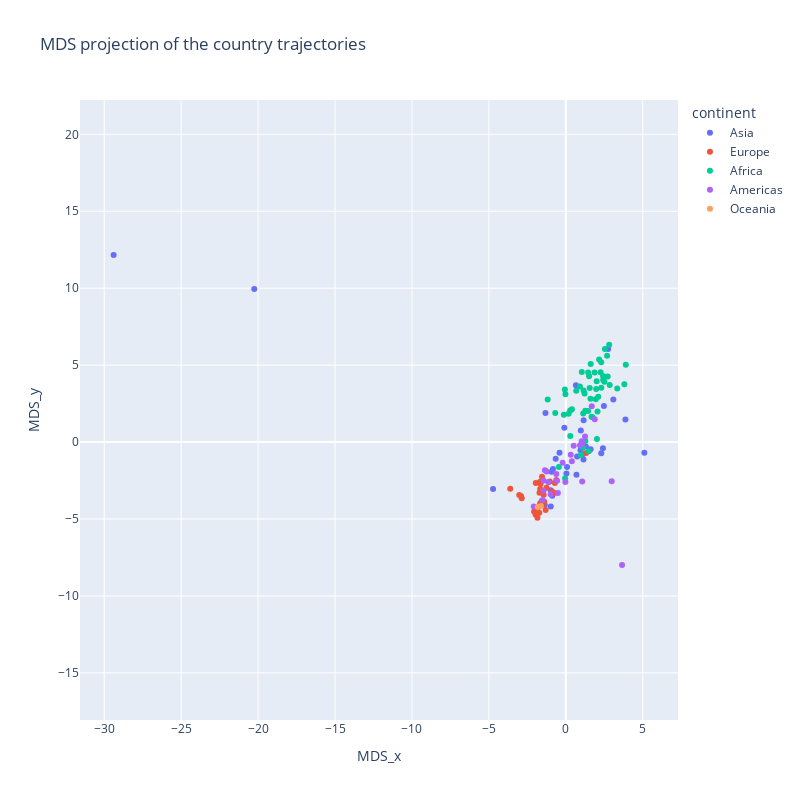

The notebook cell this image was saved under:
### Code cell
fig = px.scatter(projections, x="MDS_x", y="MDS_y", hover_name="country", 
                  color="continent",
                 width=800, height=800, 
                 title="MDS projection of the country trajectories")

fig.update_yaxes(
    scaleanchor = "x",
    scaleratio = 1,
  )



fig.show()

### Figure 1 — Plotly figure (JSON) as saved in the notebook; plotly's stock layout.template omitted (floating-point values rounded to 4 significant figures)
{"data": [{"hovertemplate": "<b>%{hovertext}</b><br><br>continent=Asia<br>MDS_x=%{x}<br>MDS_y=%{y}<extra></extra>", "hovertext": ["Afghanistan", "Bahrain", "Bangladesh", "Cambodia", "China", "Hong Kong, China", "India", "Indonesia", "Iran", "Iraq", "Israel", "Japan", "Jordan", "Korea, Dem. Rep.", "Korea, Rep.", "Lebanon", "Malaysia", "Mongolia", "Myanmar", "Nepal", "Oman", "Pakistan", "Philippines", "Saudi Arabia", "Singapore", "Sri Lanka", "Syria", "Taiwan", "Thailand", "Vietnam", "West Bank and Gaza", "Yemen, Rep."], "legendgroup": "Asia", "marker": {"color": "#636efa", "symbol": "circle"}, "mode": "markers", "name": "Asia", "orientation": "v", "showlegend": true, "type": "scatter", "x": [2.748, 0.03944, 3.874, 0.6567, -29.39, -0.9774, -20.25, 5.104, 1.302, -0.09589, -1.367, -4.729, 0.9522, -0.6595, 0.6887, -0.8341, 0.07978, 0.9744, 1.156, 2.475, 2.303, -1.323, 1.148, 1.613, -0.8789, -0.9312, 0.7354, -0.9814, -0.4091, 2.411, 1.105, 3.086], "xaxis": "x", "y": [6.055, -2.04, 1.466, 3.688, 12.15, -4.182, 9.949, -0.6951, -0.2893, 0.9338, -4.088, -3.053, -0.536, -1.089, -2.128, -1.758, -1.614, 0.7541, 1.415, 2.346, -0.7203, 1.888, -1.129, -0.4655, -3.496, -1.934, -0.9316, -3.139, -0.6935, -0.408, -0.7844, 2.759], "yaxis": "y"}, {"hovertemplate": "<b>%{hovertext}</b><br><br>continent=Europe<br>MDS_x=%{x}<br>MDS_y=%{y}<extra></extra>", "hovertext": ["Albania", "Austria", "Belgium", "Bosnia and Herzegovina", "Bulgaria", "Croatia", "Czech Republic", "Denmark", "Finland", "France", "Germany", "Greece", "Hungary", "Iceland", "Ireland", "Italy", "Montenegro", "Netherlands", "Norway", "Poland", "Portugal", "Romania", "Serbia", "Slovak Republic", "Slovenia", "Spain", "Sweden", "Switzerland", "Turkey", "United Kingdom"], "legendgroup": "Europe", "marker": {"color": "#EF553B", "symbol": "circle"}, "mode": "markers", "name": "Europe", "orientation": "v", "showlegend": true, "type": "scatter", "x": [-0.7097, -1.462, -1.667, -0.6174, -1.642, -1.254, -1.71, -1.824, -1.403, -2.866, -3.614, -1.528, -1.676, -1.843, -1.564, -2.913, -0.7555, -2.061, -1.895, -1.953, -0.8907, -1.546, -1.043, -1.665, -1.44, -1.311, -1.965, -1.728, 1.321, -3.028], "xaxis": "x", "y": [-2.662, -3.879, -3.977, -2.461, -2.727, -2.976, -3.288, -4.256, -3.877, -3.654, -3.026, -4.058, -2.584, -4.912, -3.833, -3.51, -3.315, -4.518, -4.692, -2.66, -3.216, -2.254, -2.562, -3.046, -3.429, -4.418, -4.714, -4.586, -0.7159, -3.448], "yaxis": "y"}, {"hovertemplate": "<b>%{hovertext}</b><br><br>continent=Africa<br>MDS_x=%{x}<br>MDS_y=%{y}<extra></extra>", "hovertext": ["Algeria", "Angola", "Benin", "Botswana", "Burkina Faso", "Burundi", "Cameroon", "Central African Republic", "Chad", "Comoros", "Congo, Dem. Rep.", "Congo, Rep.", "Cote d'Ivoire", "Djibouti", "Egypt", "Equatorial Guinea", "Eritrea", "Ethiopia", "Gabon", "Gambia", "Ghana", "Guinea", "Guinea-Bissau", "Kenya", "Lesotho", "Liberia", "Libya", "Madagascar", "Malawi", "Mali", "Mauritania", "Mauritius", "Morocco", "Mozambique", "Namibia", "Niger", "Nigeria", "Reunion", "Rwanda", "Sao Tome and Principe", "Senegal", "Sierra Leone", "Somalia", "South Africa", "Sudan", "Swaziland", "Tanzania", "Togo", "Tunisia", "Uganda", "Zambia", "Zimbabwe"], "legendgroup": "Africa", "marker": {"color": "#00cc96", "symbol": "circle"}, "mode": "markers", "name": "Africa", "orientation": "v", "showlegend": true, "type": "scatter", "x": [1.122, 2.537, 1.602, -0.6867, 2.003, 1.514, 1.217, 1.449, 1.554, 1.74, 1.038, 0.3976, 0.6761, 1.973, 2.024, 2.257, 2.307, 2.514, 1.448, 3.341, 1.129, 2.72, 2.682, 0.2818, -0.02399, 1.617, 1.498, 2.108, 1.872, 2.42, 1.67, -0.4508, 1.267, 2.163, 0.1823, 2.426, 3.806, -0.04599, 3.897, 0.289, 2.06, 2.817, 2.301, -0.1269, 1.945, -0.06195, 1.157, 1.265, 0.9827, 0.9156, 2.852, -1.178], "xaxis": "x", "y": [-0.3531, 6.052, 2.821, 1.89, 3.947, 4.285, 3.154, 4.518, 3.512, 1.612, 4.553, 2.136, 3.331, 3.442, 0.2018, 4.531, 3.523, 3.923, 2.016, 3.478, 1.862, 4.264, 5.605, 2.056, 3.1, 5.066, -0.5918, 2.952, 4.519, 4.294, 1.647, -1.613, 0.06431, 5.374, 1.838, 4.041, 3.761, -2.346, 5.025, 0.39, 1.986, 6.323, 5.187, 1.782, 2.782, 3.423, 3.358, 2.035, -0.8411, 3.613, 3.71, 2.775], "yaxis": "y"}, {"hovertemplate": "<b>%{hovertext}</b><br><br>continent=Americas<br>MDS_x=%{x}<br>MDS_y=%{y}<extra></extra>", "hovertext": ["Argentina", "Bolivia", "Brazil", "Canada", "Chile", "Colombia", "Costa Rica", "Cuba", "Dominican Republic", "Ecuador", "El Salvador", "Guatemala", "Haiti", "Honduras", "Jamaica", "Mexico", "Nicaragua", "Panama", "Paraguay", "Peru", "Puerto Rico", "Trinidad and Tobago", "United States", "Uruguay", "Venezuela"], "legendgroup": "Americas", "marker": {"color": "#ab63fa", "symbol": "circle"}, "mode": "markers", "name": "Americas", "orientation": "v", "showlegend": true, "type": "scatter", "x": [-1.45, 1.881, 2.982, -2.087, -0.02923, -0.2081, -0.518, -0.9868, 0.3193, 0.3947, 0.5109, 1.25, 1.685, 1.031, -1.142, 1.064, 1.085, -0.5744, -1.356, 0.92, -1.506, -1.249, 3.653, -1.446, -0.6208], "xaxis": "x", "y": [-2.502, 1.475, -2.542, -4.185, -2.592, -1.348, -3.307, -3.393, -0.8187, -1.245, -0.2371, 0.3682, 2.335, 0.05669, -2.609, -2.562, -0.07331, -2.506, -1.83, -0.2099, -3.758, -1.912, -7.984, -3.166, -2.07], "yaxis": "y"}, {"hovertemplate": "<b>%{hovertext}</b><br><br>continent=Oceania<br>MDS_x=%{x}<br>MDS_y=%{y}<extra></extra>", "hovertext": ["Australia", "New Zealand"], "legendgroup": "Oceania", "marker": {"color": "#FFA15A", "symbol": "circle"}, "mode": "markers", "name": "Oceania", "orientation": "v", "showlegend": true, "type": "scatter", "x": [-1.82, -1.617], "xaxis": "x", "y": [-4.225, -4.152], "yaxis": "y"}], "layout": {"height": 800, "legend": {"title": {"text": "continent"}, "tracegroupgap": 0}, "title": {"text": "MDS projection of the country trajectories"}, "width": 800, "xaxis": {"anchor": "y", "domain": [0, 1], "title": {"text": "MDS_x"}}, "yaxis": {"anchor": "x", "domain": [0, 1], "scaleanchor": "x", "scaleratio": 1, "title": {"text": "MDS_y"}}}}
